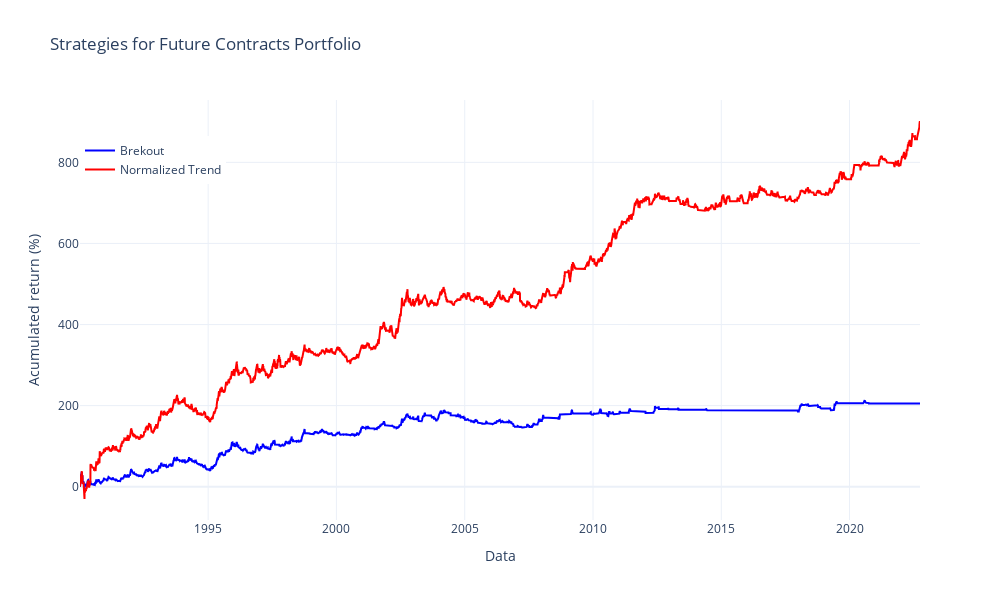

This figure's notebook cell:
### Code cell
# --- Plot retorno acumulado
fig = go.Figure()


fig.add_trace(
    go.Scatter(
        x=port_breakout_return.index,
        y=port_breakout_return.cumsum()*100,
        name="Brekout",
        line=dict(color="blue"),
    )
)



fig.add_trace(
    go.Scatter(
        x=port_normalized_trend_return.index,
        y=port_normalized_trend_return.cumsum()*100,
        name="Normalized Trend",
        line=dict(color="red"),
    )
)



fig.update_layout(
    title="Strategies for Future Contracts Portfolio",
    xaxis_title="Data",
    yaxis_title="Acumulated return (%)",
    template="plotly_white",
    showlegend=True,
    legend=dict(
        yanchor="bottom",
        y=0.8,
        xanchor="left",
        x=0.0),
    height=600,
    width=1000,
)

fig.show()

# --- Exibir estatísticas
print("Estatísticas de Desempenho")
print("Estatísticas Portfolio Breakout Frequência Anual")
print(calculate_stats(port_breakout_return, freq=YEAR))
print("================================")
print("Estatísticas Portfolio Normalized trend Frequência Anual")
print(calculate_stats(port_normalized_trend_return, freq=YEAR))
print("================================")

### Figure 1 — Plotly figure (JSON) as saved in the notebook; plotly's stock layout.template omitted (floating-point values rounded to 4 significant figures; data arrays with more than 128 entries replaced by an {"elided": "..."} marker saying what was removed)
{"data": [{"line": {"color": "blue"}, "name": "Brekout", "type": "scatter", "x": {"elided": "8341 str values"}, "y": {"elided": "8341 float values"}}, {"line": {"color": "red"}, "name": "Normalized Trend", "type": "scatter", "x": {"elided": "8341 str values"}, "y": {"elided": "8341 float values"}}], "layout": {"height": 600, "legend": {"x": 0, "xanchor": "left", "y": 0.8, "yanchor": "bottom"}, "showlegend": true, "title": {"text": "Strategies for Future Contracts Portfolio"}, "width": 1000, "xaxis": {"title": {"text": "Data"}}, "yaxis": {"title": {"text": "Acumulated return (%)"}}}}
